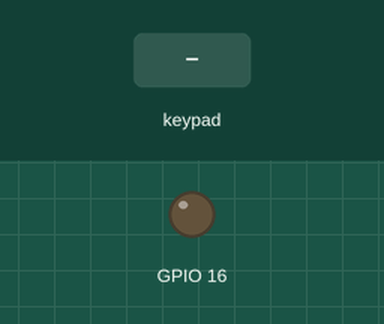
Simulated run of this sketch. Board: ESP32. Parts: output pins drawn as LEDs (lit = HIGH). Inputs (shaded band) come from the test bench.

Above: at 1.2 s.
1.3 s: key 'U' pressed
At 1.5 s:
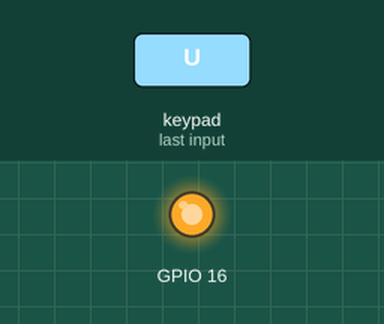
Timing chart, 0 to 4.3 s (numbered marks = the images above; inputs shaded):
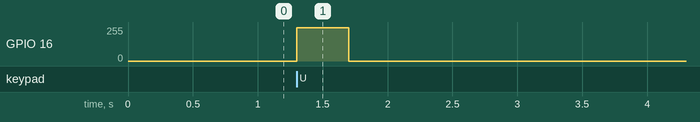

The sketch:

MotoransteuerunLED.ino
```cpp
/*
   Gamepad module provides three different mode namely Digital, JoyStick and Accerleometer.

   You can reduce the size of library compiled by enabling only those modules that you want to
   use. For this first define CUSTOM_SETTINGS followed by defining INCLUDE_modulename.

   Explore more on: https://thestempedia.com/docs/dabble/game-pad-module/
*/
#define CUSTOM_SETTINGS
#define INCLUDE_GAMEPAD_MODULE
#include <DabbleESP32.h>

  const int freq = 5000;
  const int ledChannel = 0;
  const int resolution = 8;

void setup() {
  // put your setup code here, to run once:
  Serial.begin(115200);      // make sure your Serial Monitor is also set at this baud rate.
  Dabble.begin("MyEsp32");       //set bluetooth name of your device


  ledcSetup(ledChannel, freq, resolution);
  ledcAttachPin(16, ledChannel); // GPIO 16 = RX2
}

void loop() {
  Dabble.processInput();             //this function is used to refresh data obtained from smartphone.Hence calling this function is mandatory in order to get data properly from your mobile.

  float y_axis = GamePad.gety_axis();
  if (y_axis >= 0)
  {
    ledcWrite(ledChannel, y_axis * 36);
  }
}
```

Measured:
- after the input at 1.3 s, GPIO 16: 0/255 → 251/255 at once, → 0/255 0.40 s later
